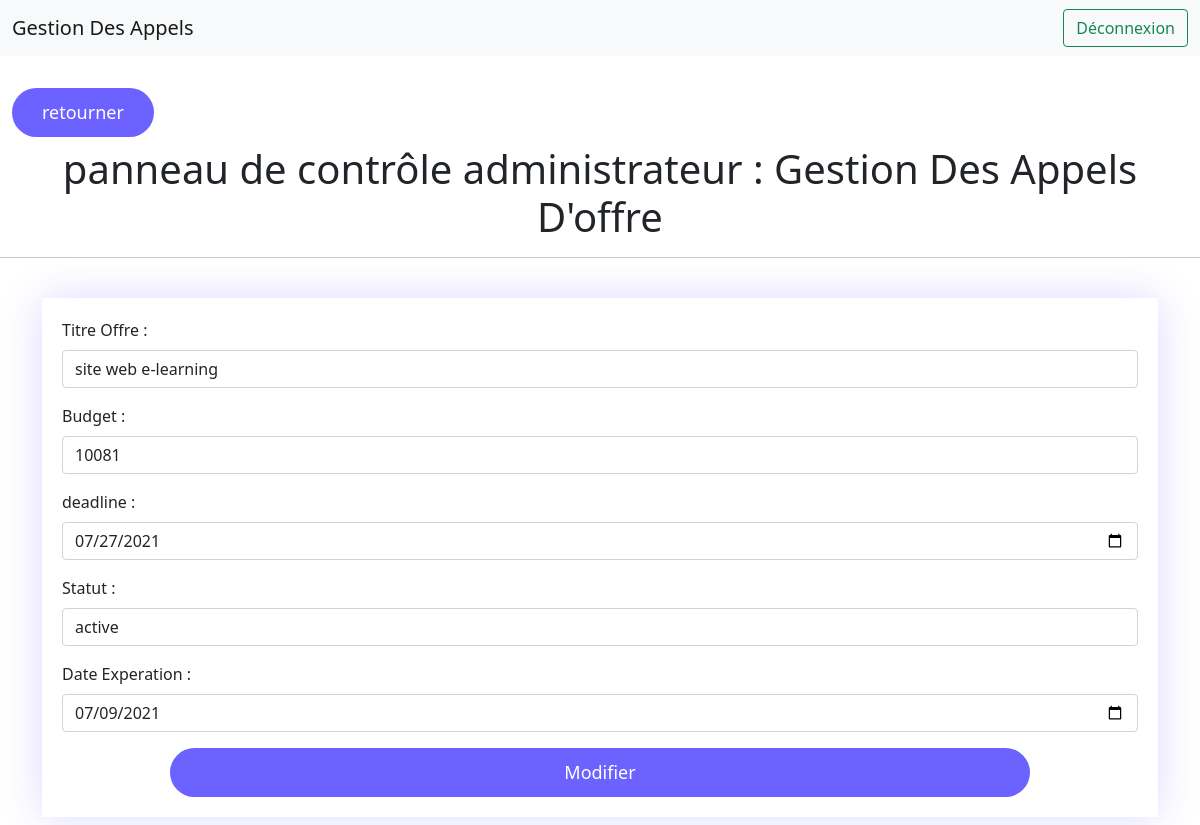
The page /admin/edit.php?id=1 on the database its author committed.
### tables this page shows
CREATE TABLE `offre` (
  `id` int(11) NOT NULL,
  `titre_offre` varchar(60) NOT NULL,
  `budget` float NOT NULL,
  `deadline` date NOT NULL,
  `statut` varchar(60) NOT NULL,
  `dateExperation` date NOT NULL
);

### admin/edit.php (the view, shortened to what this page needs)
<?php
    include '../conn.php';
?>
<!doctype html>
<html lang="en">
    <head>
        <link href="https://cdn.jsdelivr.net/npm/bootstrap@5.0.2/dist/css/bootstrap.min.css" rel="stylesheet">
    </head>
    <body>
        <nav class="navbar navbar-expand-lg navbar-light bg-light">
            <div class="container-fluid">
            <a class="navbar-brand" href="#">Gestion Des Appels</a>
            <div class="collapse navbar-collapse" id="navbarSupportedContent">
                <form class="d-flex">
                    <a class="btn btn-outline-success" href="../logout.php">Déconnexion</a>
                </form>
            </div>
            </div>
        </nav>
        <br>
        <nav class="navbar navbar-expand-lg navbar-light">
            <div class="container-fluid">
                <a id="btnBack" href="home.php">retourner</a>
            </div>
        </nav>
        <center><h1>panneau de contrôle administrateur : Gestion Des Appels D'offre</h1></center>
        <hr>
        <br>
        <section>
            <div class="container">
                <?php
                    $conn = $pdo->open();
                    $id = $_GET['id'];
                    try{
                        $stmt = $conn->prepare("SELECT *  FROM offre WHERE id = :id");
                        $stmt->execute(['id' => $id]);
                        $offres = $stmt->fetch();
                    }
                    catch(PDOException $e){
                        echo "There is some problem in connection: " . $e->getMessage();
                    }
                ?>
                <div class="contentOffreAppelInfo" >
                    <form method="POST" action="offre_edit.php">
                        <div class="mb-3">
                            <label for="titre_offre" class="form-label">Titre Offre : </label>
                            <input type="text" class="form-control" id="titre_offre" name="titre_offre" value="<?php echo $offres['titre_offre']; ?>" required>
                        </div>
                        <div class="mb-3">
                            <label for="Budget" class="form-label">Budget : </label>
                            <input type="number" class="form-control" id="budget" name="budget" value="<?php echo $offres['budget']; ?>" required>
                        </div>
                        <div class="mb-3">
                            <label for="deadline" class="form-label">deadline : </label>
                            <input type="date" class="form-control" id="deadline" name="deadline" value="<?php echo $offres['deadline']; ?>" required>
                        </div>
                        <div class="mb-3">
                            <label for="statut" class="form-label">Statut : </label>
                            <input type="text" class="form-control" id="statut" name="statut" value="<?php echo $offres['statut']; ?>"  required>
                        </div>
                        <div class="mb-3">
                            <label for="dateExperation" class="form-label">Date Experation : </label>
                            <input type="date" class="form-control" id="dateExperation" name="dateExperation" value="<?php echo $offres['dateExperation']; ?>" required>
                        </div>
                        <div class=""  >
                            <center><button type="submit" class="primary-btn" id="btnSubmit" name="edit">Modifier</button></center>
                        </div>
                    </form>
                </div>
            </div>
        </section>
        <br>
  </body>
</html>

### admin/edit.php (style rules this page uses)
#btnBack { border: none; background: #6c62ff; padding: 11px 30px; font-size: 18px; font-weight: 500; color: #ffffff !important; border-radius: 30px; text-decoration: none; }
.contentOffreAppelInfo { box-shadow: 0 0 40px #dcdbff; position: relative; padding: 20px; }
#btnSubmit { border: none; background: #6c62ff; padding: 11px 30px; font-size: 18px; font-weight: 500; color: #ffffff !important; border-radius: 30px; width: 80%; }

### rows shown on the page
offre: titre_offre "site web e-learning", budget "10081", deadline "07/27/2021", statut "active", dateExperation "07/09/2021"
